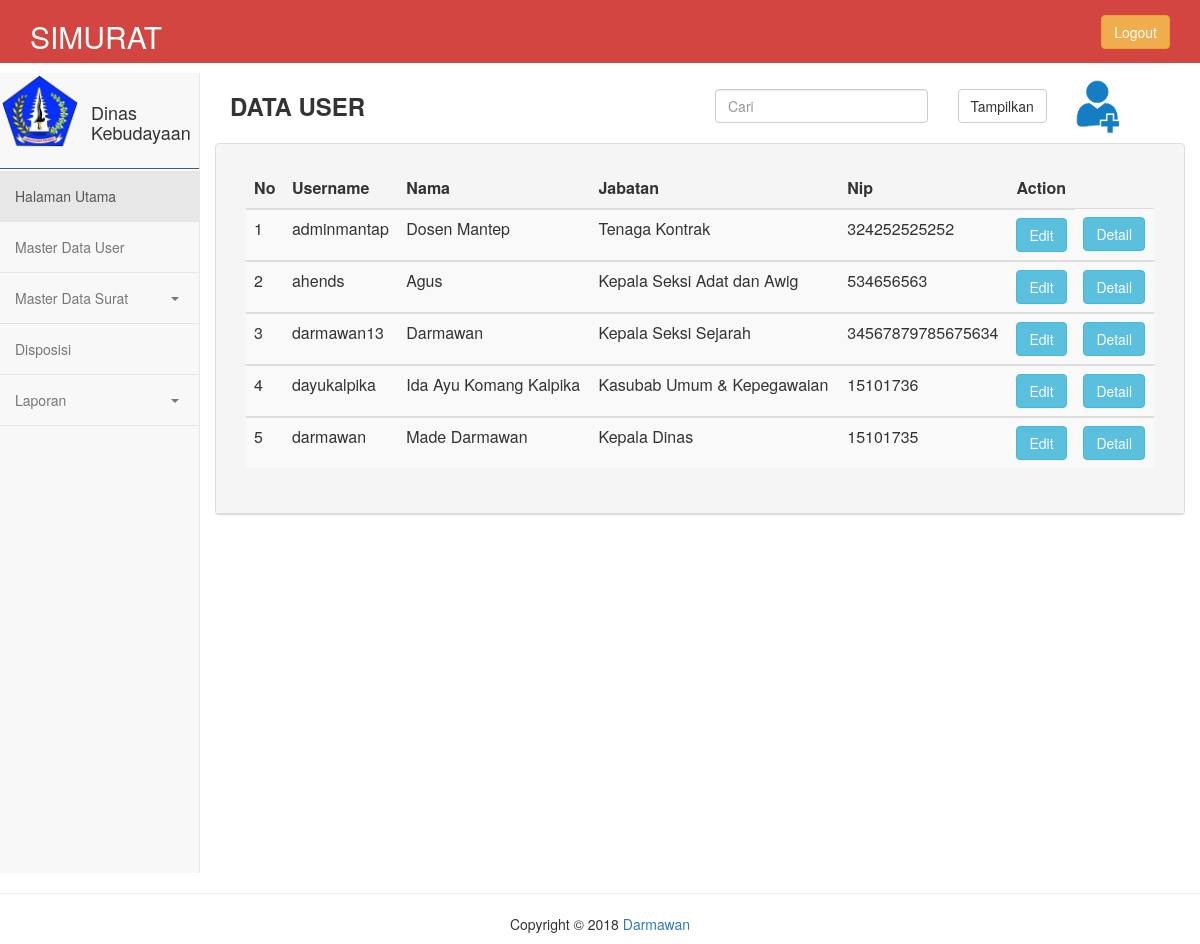
Screenshot of /admin/user.php with the database file from the repository.
### tables this page shows
CREATE TABLE `tb_user` (
  `kode_user` varchar(11) NOT NULL,
  `username` varchar(50) NOT NULL,
  `password` varchar(50) NOT NULL,
  `nama` varchar(50) NOT NULL,
  `jabatan` varchar(50) NOT NULL,
  `nip` varchar(50) NOT NULL,
  `email` varchar(50) NOT NULL,
  `levelUser` varchar(50) NOT NULL,
  `statusUser` varchar(50) NOT NULL
);

### admin/user.php (the view, shortened to what this page needs)
<?php
	include("include/header.php");
?>
<?php
    include("include/sidebar.php");
?>
	<div class="col-md-10">
    <div class="col-md-6">
    <h3><b> DATA USER </b></h3>
  </div>
  <div class="cari">
    <div class="col-md-3">
<form action="/action_page.php">
  <div class="form-group">
    <input placeholder="Cari" type="text" class="form-control" id="text">
  </div>
</form>
  </div>
    <div class="col-md-1">
      <button type="submit" class="btn btn-default">Tampilkan</button>
    </div>
    <div  class="col-md-1 ico-head">
       <a href="#" data-toggle="modal" data-target="#myModal"><img src="../assets/images/add.png" class="img-responsive" ></a>
    </div>
</div>
<div class=" content">
  			  <div class="panel panel-default">
	<div class="panel-heading">
	<div class="panel-body">
		 <table class="table table-striped">
    <thead>
      <tr>
        <th>No</th>
        <th>Username </th>
        <th> Nama  </th>
        <th>Jabatan  </th>
        <th>Nip  </th>
        <th> Action </th>
      </tr>
    </thead>
    <?php include("../koneksi.php"); ?>
    <?php
      $no = 1;
      $data = mysqli_query($koneksi, "SELECT * FROM tb_user ORDER BY kode_user DESC");
      while($d = mysqli_fetch_array($data)){
    ?>
    <tbody>
      <tr>
        <td><?php echo $no++ ?></td>
        <td><?php echo $d['username'] ?></td>
        <td><?php echo $d['nama'] ?></td>
        <td><?php echo $d['jabatan'] ?></td>
        <td><?php echo $d['nip'] ?></td>
<td><a href="user-edit.php?kode_user=<?php echo $d['kode_user']; ?>"><button type="button" class="btn btn-info">Edit</button></a></td>
<td><a href="user-detail.php?kode_user=<?php echo $d['kode_user']; ?>"><button type="button" class="btn btn-info">Detail</button></a></td>
      </tr>
    </tbody>
    <?php
}
?>
  </table>
	</div>
</div>
  	</div>
  </div>
</div>
  		<footer class="text-center pull-left footer">
  			<p class="col-md-12">
  				<hr class="divider">
  				Copyright &COPY; 2018 <a>Darmawan</a>
  			</p>
  		</footer>

### admin/include/header.php (shortened to what this page needs)
<html>
	<head>
		<link rel="stylesheet" type="text/css" href="http://localhost/simurat/css/style-admin.css">
		<link rel="stylesheet" type="text/css" href="http://localhost/simurat/css/bootstrap.min.css">
		<link rel="stylesheet" type="text/css" href="http://localhost/simurat/css/fontawesome.min.css">
	</head>
<div class="header">
	<div class="container">
		<div class="row">
			<div class="col-md-8">
	<div class="text-left">
		<h2> SIMURAT </h2>
	</div></div>
	<div class="col-md-4">
	<div class="text-right">
   		<button type="button" class="btn btn-warning">Logout</button>
	</div>
</div></div>
</div>
</div>

### admin/include/sidebar.php (shortened to what this page needs)
<div class="mybody">
  		<div class="col-md-2 sidebar">
  			<div class="row">
	<div class="side-menu">
		<nav class="navbar navbar-default" role="navigation">
			<div class="side-menu-container">
				<div class="logo-admin">
				<img src="../assets/images/logo.png">
				<h4> Dinas <br> Kebudayaan </h4>
			</div>
				<ul class="nav navbar-nav">
					<li class="active"><a href="index.php"> Halaman Utama</a></li>
					<li><a href="user.php">Master Data User</a></li>
					<li class="panel panel-default" id="dropdown">
						<a data-toggle="collapse" href="#dropdown-lvl1">
							 Master Data Surat <span class="caret"></span>
						</a>
									</li>
								</ul>
							</div>
						</div>
					<li><a href="disposisi.php">Disposisi</a></li>
					<li class="panel panel-default" id="dropdown">
						<a data-toggle="collapse" href="#dropdown-lvl2">
							 Laporan <span class="caret"></span>
						</a>
									</li>
							</div>
						</div>
			</div>

### css/style-admin.css (style rules this page uses)
* { padding : 0px; margin : 0px; }
.header { background: #d24541; }
.header h2 { color: #ffffff; }
.header button { color: #ffffff; margin-top : 15px; }
.sidebar { padding-left: 0; }
.footer { width: 100%; }
.side-menu { position: relative; width: 100%; height: 100%; background-color: #f8f8f8; border-right: 1px solid #e7e7e7; }
.side-menu .navbar { border: none; }
.side-menu .navbar-nav .active a { background-color: transparent; margin-right: -1px; border-right: 5px solid #e7e7e7; }
.side-menu .navbar-nav li { display: block; width: 100%; border-bottom: 1px solid #e7e7e7; }
.side-menu .navbar-nav li a { padding: 15px; }
.side-menu #dropdown { border: 0; margin-bottom: 0; border-radius: 0; background-color: transparent; box-shadow: none; }
.side-menu #dropdown .caret { float: right; margin: 9px 5px 0; }
.side-menu #dropdown > a { border-bottom: 1px solid #e7e7e7; }
.mybody { margin-top : 10px; }
.logo-admin { border-bottom: 1px solid #3e606f; margin-bottom: 2px; padding-bottom: 15px; }
.logo-admin img { width: 80px; margin-bottom: 11px; }
.logo-admin h4 { margin-top: -59px; margin-left: 91px; }
.cari { margin-top: 16px; }
.content { margin-top: 70px; }
.col-md-1.ico-head { width: 78px; margin-left: 37px; margin-top: -10px; }

### rows the page displays
tb_user: username "adminmantap", nama "Dosen Mantep", jabatan "Tenaga Kontrak", nip "324252525252"
tb_user: username "ahends", nama "Agus", jabatan "Kepala Seksi Adat dan Awig", nip "534656563"
tb_user: username "darmawan13", nama "Darmawan", jabatan "Kepala Seksi Sejarah", nip "34567879785675634"
tb_user: username "dayukalpika", nama "Ida Ayu Komang Kalpika", jabatan "Kasubab Umum & Kepegawaian", nip "15101736"
tb_user: username "darmawan", nama "Made Darmawan", jabatan "Kepala Dinas", nip "15101735"
